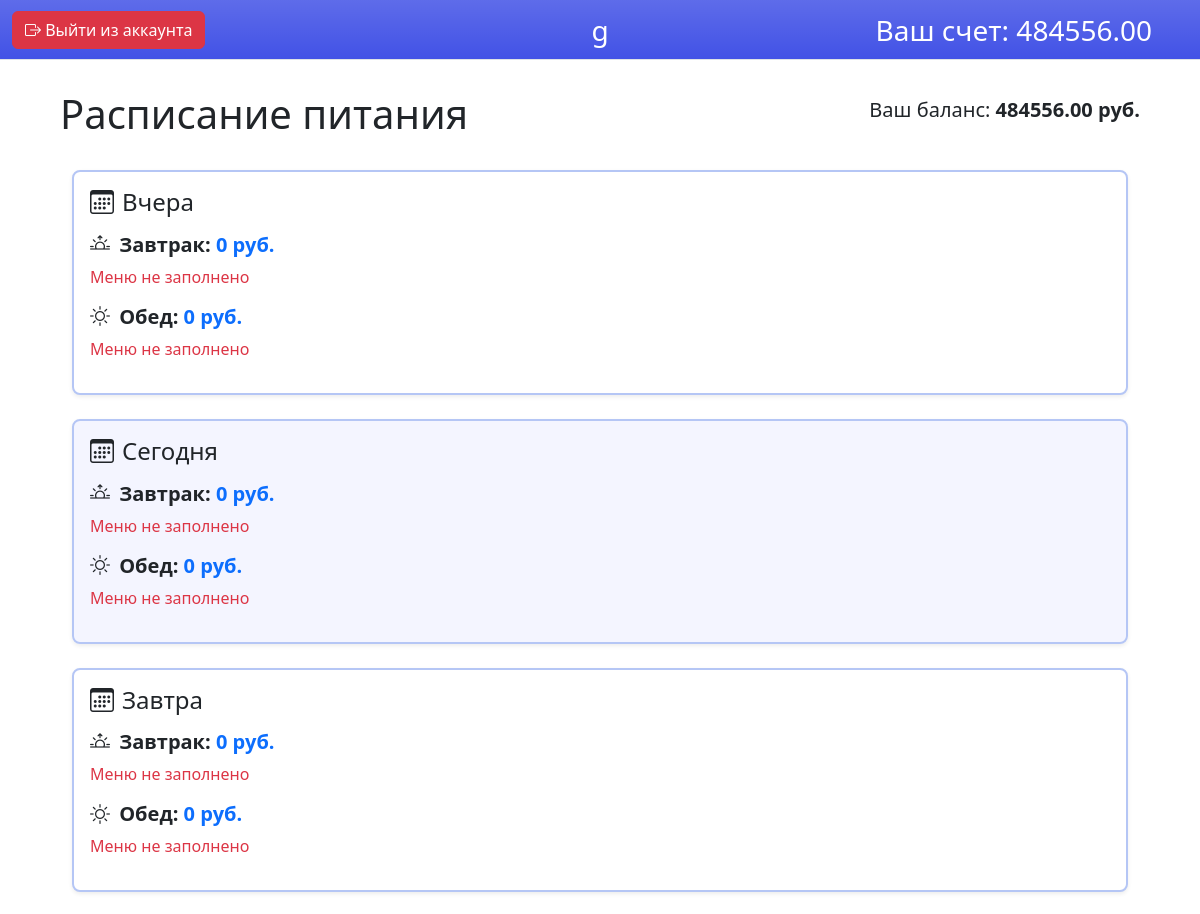
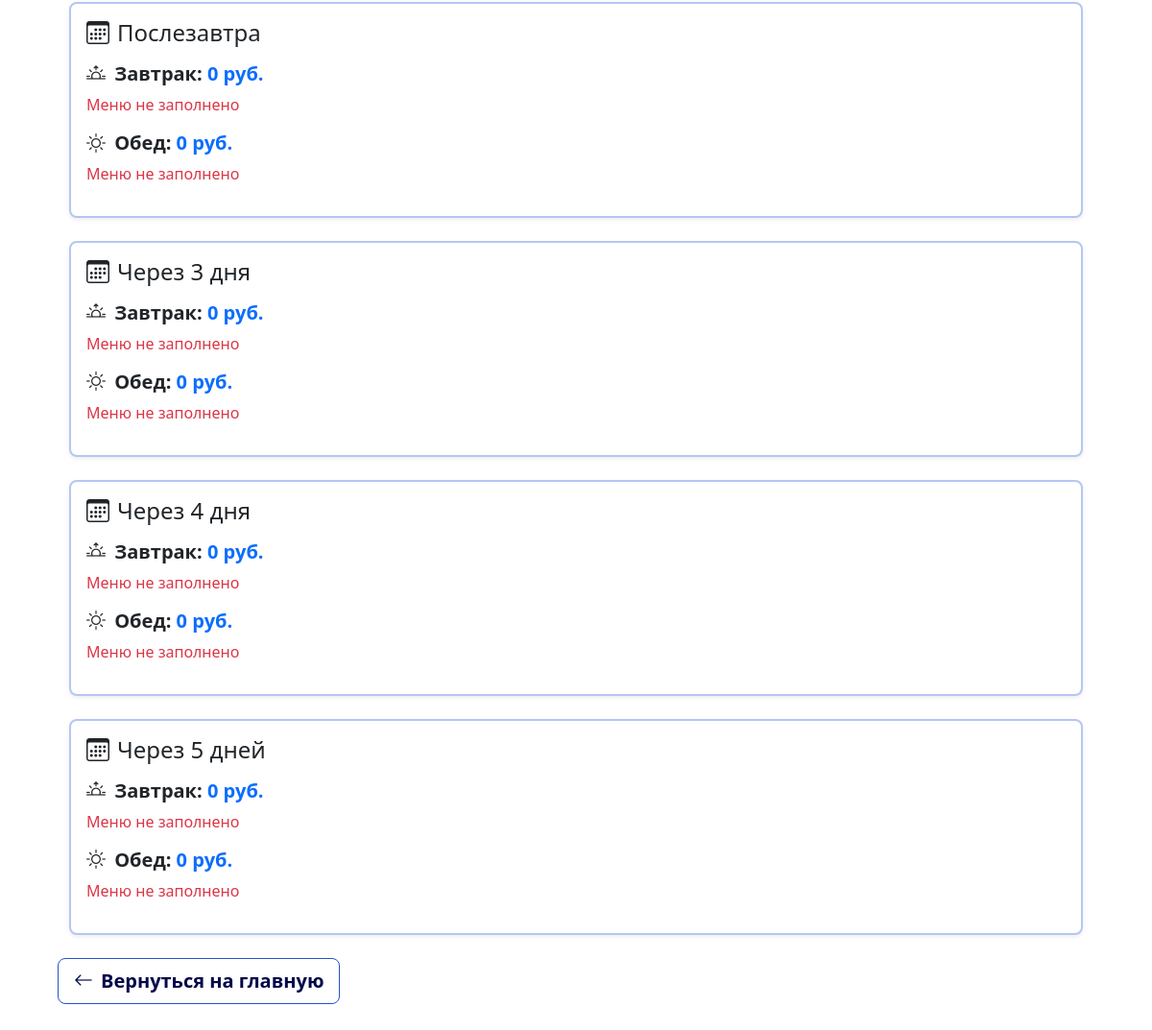
/student/menu/ (signed in), run on the app's committed database (2 pictures, top to bottom).
### main/models.py (models this page shows, shortened)
class User(AbstractBaseUser, PermissionsMixin):
    name = models.CharField(max_length=255, verbose_name="ФИО пользователя")
    login = models.CharField(max_length=100, unique=True)
    role = models.ForeignKey(Role, on_delete=models.PROTECT, related_name="users", default=1)
    is_active = models.BooleanField(default=True)
    is_staff = models.BooleanField(default=False)
    USERNAME_FIELD = 'login'
    REQUIRED_FIELDS = ['name']
    objects = CustomUserManager()

### student/models.py (models this page shows, shortened)
class Student(models.Model):
    user = models.OneToOneField('main.User', on_delete=models.CASCADE, related_name="student_profile")
    money = models.DecimalField(max_digits=10, decimal_places=2, default=0.00)
    date = models.DateField(null=True, blank=True, verbose_name="Дата окончания абонемента")

### student/views.py (the view)
# urls.py: path('menu/', views.Menu_view, name="menu"),
def Menu_view(request):
    if not request.user.is_authenticated:
        return redirect('login')
    user_role_id = request.user.role.id if request.user.role else None
    if user_role_id != 2:
        return HttpResponseForbidden("Доступ запрещен: вы не являетесь учеником.")
    student = request.user.student_profile
    now = timezone.now().date()
    allergies = [a.ingredient for a in Allergy.objects.filter(student=student)]
    titles = ["Вчера","Сегодня","Завтра","Послезавтра","Через 3 дня","Через 4 дня","Через 5 дней"]
    days_data = []
    for i, title in enumerate(titles, start=-1):
        date = now + timedelta(days=i)
        meals = []
        for meal_name in ["Завтрак","Обед"]:
            menu = Menu.objects.filter(date=date, food_intake=meal_name).first()
            price = menu.get_total_cost() if menu else 0
            attended = Purchases.objects.filter(student=student, menu=menu, attendance=True).exists() if menu else False
            meals.append({"name": meal_name, "menu": menu, "price": price, "attended": attended})
        days_data.append({"title": title, "meals": meals})
    return render(request, "student/menu.html", {
        "balance": student.money,
        "days": days_data,
        "allergies": allergies,
    })

### templates/student/menu.html
{% extends "base/base_student.html" %}
{% load static %}
{% block main %}
<div class="container-fluid" style="margin-top: 90px;">
    <div class="d-flex justify-content-between align-items-center mb-4 mx-5">
        <h1>Расписание питания</h1>
        <p class="fs-5">Ваш баланс: <strong>{{ balance }} руб.</strong></p>
    </div>
    <div class="row row-cols-1 g-4 mx-5">
        {% for day in days %}
        <div class="col">
            <div class="card border-2 border-color border-opacity-25 shadow-sm rounded-3 {% if day.title == 'Сегодня' %}bg-today{% endif %}">
                <div class="card-body">
                    <h4 class="card-title">
                        <i class="bi bi-calendar3 me-2"></i>{{ day.title }}
                    </h4>
                    {% for meal in day.meals %}
                        <div class="mt-3">
                            <h5 class="fw-semibold">
                                {% if meal.name == 'Завтрак' %}
                                    <i class="bi bi-sunrise me-1"></i>
                                {% elif meal.name == 'Обед' %}
                                    <i class="bi bi-sun me-1"></i>
                                {% endif %}
                                {{ meal.name }}: <span class="text-primary">{{ meal.price }} руб.</span>
                            </h5>
                            {% if meal.menu %}
                                <ul class="list-unstyled">
                                    {% for dish in meal.menu.get_dishes %}
                                        <li class="mb-2 d-flex flex-wrap align-items-center">
                                            <span class="me-2">{{ dish.title }} ({{ dish.cost }} руб.)</span>
                                            {% if meal.attended %}
                                                <a href="{% url 'comment_page' dish.id %}" class="btn btn-outline-color btn-sm me-2">Отзыв</a>
                                            {% else %}
                                                <span class="text-muted">Отзыв недоступен</span>
                                            {% endif %}
                                            {% if allergies %}
                                                {% for ingr in dish.get_ingredients %}
                                                    {% if ingr in allergies %}
                                                        <span class="badge bg-danger me-1">{{ ingr.title }}</span>
                                                    {% endif %}
                                                {% endfor %}
                                            {% endif %}
                                        </li>
                                    {% endfor %}
                                </ul>
                            {% else %}
                                <p class="text-danger">Меню не заполнено</p>
                            {% endif %}
                        </div>
                    {% endfor %}
                </div>
            </div>
        </div>
        {% endfor %}
    </div>
    <div class="mt-4 mx-5 mb-5">
        <a href="{% url 'main_page' %}" class="btn btn-outline-color btn-lg py-2 fw-bold">
            <i class="bi bi-arrow-left me-2"></i>Вернуться на главную
        </a>
    </div>
</div>
{% endblock %}

### templates/base/base_student.html (shortened to what this page needs)
<!DOCTYPE html>
<html lang="ru">
<head>
</head>
<body>
        <link href="https://cdn.jsdelivr.net/npm/bootstrap@5.3.8/dist/css/bootstrap.min.css" rel="stylesheet">
        <link rel="stylesheet" href="https://cdn.jsdelivr.net/npm/bootstrap-icons@1.10.0/font/bootstrap-icons.css">
    <main>
            <nav class="navbar bg-top bg-gradient text-white fixed-top border-bottom py-2" style="min-height: 60px;">
                <div class="container-fluid d-flex justify-content-between align-items-center position-relative">
                    <p class="fs-3 text-center position-absolute top-50 start-50 translate-middle mb-0">
                        {{ user.name }}
                    </p>
                    <p class="fs-3 text-center position-absolute top-50 end-0 translate-middle-y me-5">
                        Ваш счет: {{ user.student_profile.money }}
                    </p>
                    <a href="{% url 'logout' %}" class="btn btn-danger"><i class="bi bi-box-arrow-right"></i> Выйти из аккаунта</a>
                </div>
            </nav>
        {% block main %}
        {% endblock %}
    </main>
</body>
</html>

### templates/base/base_student.html (style rules this page uses)
.border-color { border-color: #b5c6f5 !important; }
.btn-outline-color { color: #010849; border-color: #2652ca; }
.bg-top { background-color: #4252e6; }
.bg-today { background-color: #f4f5ffed; }

### data on the page
User: name "g", student_profile.money "484556.00"
Student: money "484556.00"

### other printed values
{{ day.title }} "Вчера" "Сегодня" "Завтра" "Послезавтра" "Через 3 дня" "Через 4 дня" "Через 5 дней"
{{ meal.name }} "Завтрак" "Обед" "Завтрак" "Обед" "Завтрак" "Обед" "Завтрак" "Обед" "Завтрак" "Обед" "Завтрак" "Обед" "Завтрак" "Обед"
{{ meal.price }} "0" "0" "0" "0" "0" "0" "0" "0" "0" "0" "0" "0" "0" "0"
